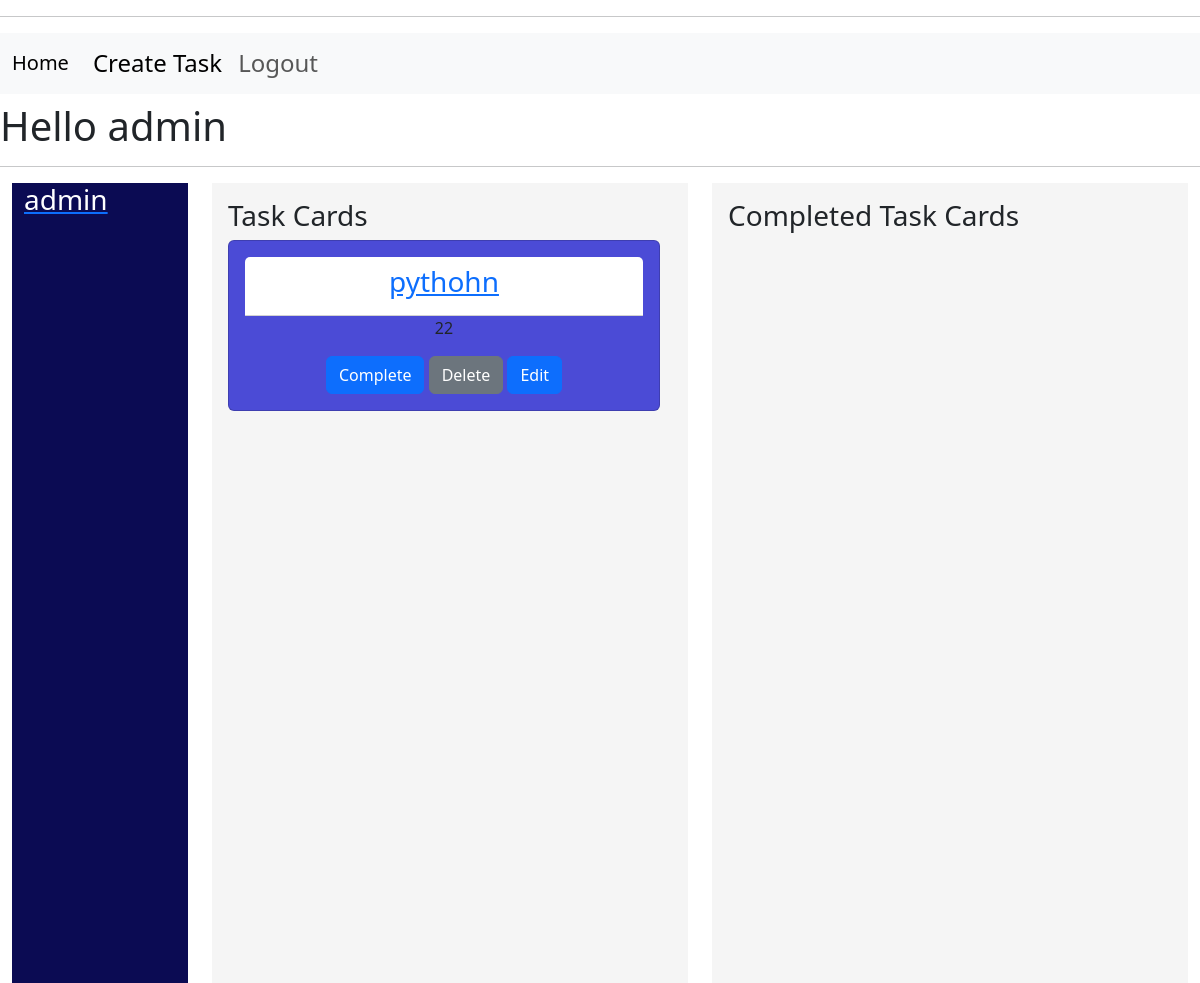
/home/ (signed in), run on an earlier commit of the app's database.
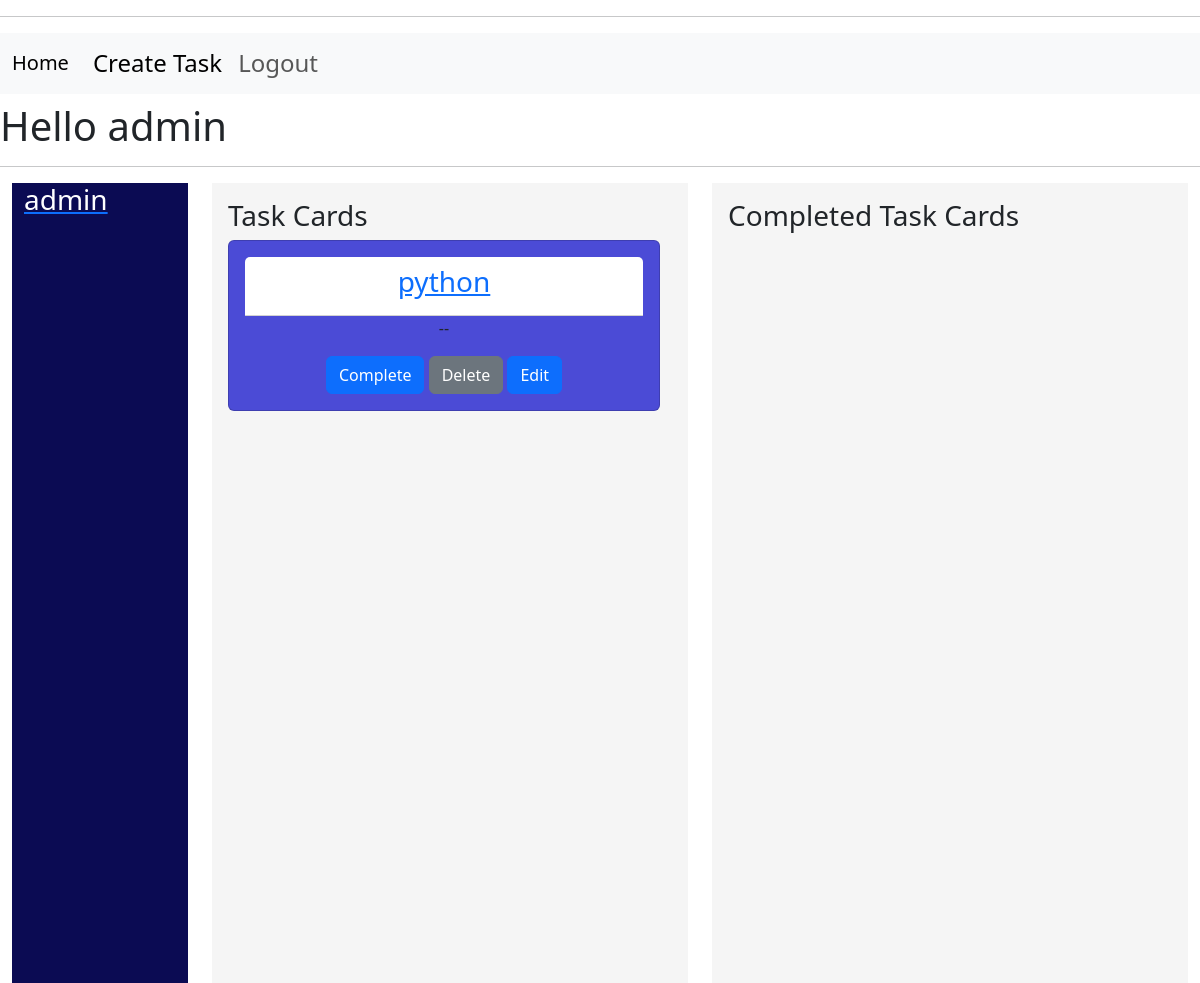
And on a later commit of the database.
### core/models.py (models this page shows)
class Task(models.Model):
    user=models.ForeignKey(User,on_delete=models.CASCADE,null=True,blank=True)
    name=models.CharField(max_length=50)
    priority=models.CharField(max_length=50)
    date_created=models.DateField(auto_now_add=True)
    due_date=models.DateField()
    description=models.TextField(max_length=500,null=True,blank=True)
    completed=models.BooleanField(default=False,null=True,blank=True)
    def __str__(self):
        return self.name

### core/views.py (the view)
# urls.py: path("home/",views.homepage,name="homepage"),
@login_required(login_url="/")
def homepage(request):
    completed_tasks=[]
    not_completed_tasks=[]
    tasks=models.Task.objects.filter(user=request.user.id)
    for task in tasks:
        if task.completed==True:
            completed_tasks.append(task)
        else:
            not_completed_tasks.append(task)
    print(completed_tasks)
    print(not_completed_tasks)
    b=len(completed_tasks)
    if b>0:
        b=True
    else:
        b=False
    print(b)
    a=len(not_completed_tasks)
    print(a)
    if a>0:
        a=True
    else:
        a=False
    print(a)
    context={"a":a,"tasks_b":completed_tasks,"tasks_a":not_completed_tasks}
    return render(request,"core/homepage.html",context)

### core/templates/core/homepage.html (shortened to what this page needs)
{% extends "main_template.html" %}
{% block content %}
<div class="container-fluid">
      <div class="row">
            <div class="col-2">
                  <div class="box-sidebar">
                        <div class="container">
                          <a href="{%url 'user-profile'%}">
                                <h3 style="color:white">{{request.user.username}}
                                </h3>
                          </a>
                        </div>
                  </div>
            </div>
            <div class="col">
                  <div class="box">
                        <div class="container-tasks py-3 px-3">
                              {% if not a%}
                              <h3>No Task cards available !!
                                <br>
                                <a href="{% url 'create-task' %}">Create one</a>
                              </h3>
                              {% else %}
                              <h3>Task Cards</h3>
                                {% for task in tasks_a%}
                                <div  class="card text-center mb-3" style="width: 27rem;">
                                  <div class="card-body">
                                        <h5 class="card-header"><a href="{% url 'into-task' task.id %}"><h3>{{task.name}}</h3></a></h5>
                                            {% if task.description %}
                                            <p class="card-text">{{task.description}}</p>
                                            {% endif %}
                                            <a href="{% url 'complete-task' task.id %}" class="btn btn-primary">Complete</a>
                                            <a href="{% url  'delete-task' task.id %}" class="btn btn-secondary">Delete</a>
                                            <a href="{% url  'update-task' task.id %}" class="btn btn-primary">Edit</a>
                                  </div>
                                </div>
                                {% endfor %}
                              {% endif%}
                        </div>
                  </div>
            </div>
          <div class="col">
            <div class="box">
              <div class="container-tasks py-3 px-3">
                {% if not b %}
                <h3> Completed Task Cards</h3>
                {% else %}
                <h3>No completed Task cards available !!
                  <br>
                </h3>
                {%endif%}
              </div>
            </div>
          </div>
</div>
{% endblock %}

What changed in the data, as far as the page shows it:
removed Task: name "pythohn", description "22"
added Task: name "python", description "--"
